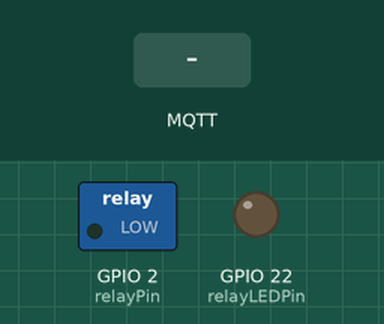
Simulated run of this sketch. Board: ESP32. On the bench: switched loads named in the sketch (green lamp = pin HIGH), output pins drawn as LEDs (lit = HIGH). Inputs (shaded band) come from the test bench. WiFi joins after 1.5 s; servers stay silent unless stated; random numbers use the default seed unless the sketch sets one; no MQTT or app messages arrive unless stated; what the sketch prints to the serial monitor is not drawn.

Above: at 2.7 s.
2.8 s: MQTT message "90" arrives on the third subscribed topic
At 3.9 s:
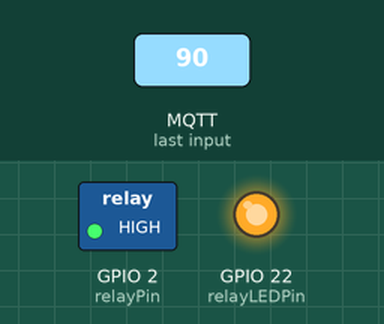
4.3 s: MQTT message "manual" arrives on the first subscribed topic
6.5 s: MQTT message "on" arrives on the first subscribed topic
Timing chart, 0 to 9.5 s (numbered marks = the images above; inputs shaded):
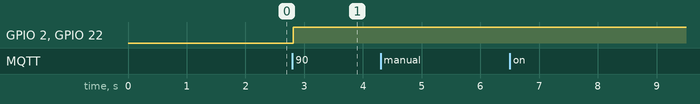

The sketch:

esp32-mqtt-radon-ventilator.ino
```cpp
//Created by Nisal - v1.0.5
// Radon ventilator

#include <Arduino.h>
#include <WiFi.h>
#include <PubSubClient.h>
#include <math.h>

// Sine Wave Simulation Configuration
const float SINE_WAVE_MIN_VALUE = 10.0;    // Lowest value of the sine wave
const float SINE_WAVE_MAX_VALUE = 50.0;    // Highest value of the sine wave
const float SINE_WAVE_INTERVAL = 60.0;     // Period in seconds for one complete cycle

// Wi-Fi credentials
const char* ssid = "Nebula";
const char* password = "2024niDI";

// MQTT broker settings
const char* mqttServer = "broker.hivemq.com";
const int mqttPort = 1883;
const char* publishTopicSystemStatus = "radoncontrol/status";
const char* publishTopicRelayStatus = "radoncontrol/relaystatus";
const char* subscribeTopicRelay = "radoncontrol/relay";
const char* subscribeTopicMode = "radoncontrol/mode";
const char* subscribeTopicRadonValue = "radonvalue/sensor1";
const char* subscribeTopicRadonValue2 = "radonvalue/sensor2";
const char* subscribeTopicRadonValue3 = "radonvalue/sensor3";


// Pin definitions
const int relayPin = 2;
const int relayLEDPin = 22;

// Threshold for high radon
float highRadonThreshold = 40.0;

// Mode control variables
String currentMode = "auto";  // Default to auto mode
bool relayState = false;        // Track relay state

// Timing variables
long lastMsg = 0;
const long msgInterval = 5000; // 5 seconds

// Publish Data variable
String publishDataValue = "";

// Latest radon values per sensor
float lastRadonSensor1 = 0.0;
float lastRadonSensor2 = 0.0;
float lastRadonSensor3 = 0.0;

// Wi-Fi and MQTT clients
WiFiClient wifiClient;
PubSubClient mqttClient(wifiClient);

// Function declarations
void setupWiFi();
void setupMQTT();
void reconnect();
void callback(char* topic, byte* message, unsigned int length);
void handleRelayControl(String message);
void handleModeControl(String message);
void handleRadonValue(String topic, String message);
void updateRelayState();


void setup() {
  // Initialize serial communication
  Serial.begin(115200);

  // Set pin modes
  pinMode(relayPin, OUTPUT);
  pinMode(relayLEDPin, OUTPUT);
  digitalWrite(relayPin, LOW);  // Initialize relay OFF
  digitalWrite(relayLEDPin, LOW);  // Initialize relay indicator led OFF

  // Connect to Wi-Fi
  setupWiFi();

  // Setup MQTT
  setupMQTT();
}

void loop() {
  // Reconnect to MQTT if disconnected
  if (!mqttClient.connected()) {
    reconnect();
  }

  // Handle incoming MQTT messages
  mqttClient.loop();

  // Publish  data at regular intervals
  long now = millis();
  if (now - lastMsg > msgInterval) {
    lastMsg = now;
    publishData();
  }
}

void setupWiFi() {
  // Connect to Wi-Fi
  WiFi.begin(ssid, password);
  Serial.print("Connecting to Wi-Fi");
  while (WiFi.status() != WL_CONNECTED) {
    delay(500);
    Serial.print(".");
  }
  Serial.println();
  Serial.println("Connected to Wi-Fi");
}

void setupMQTT() {
  mqttClient.setServer(mqttServer, mqttPort);
  mqttClient.setCallback(callback);
}

void reconnect() {
  // Reconnect to MQTT broker
  while (!mqttClient.connected()) {
    Serial.println("Connecting to MQTT Broker...");

    String clientId = "ESP32Client-";
    clientId += String(random(0xffff), HEX);

    if (mqttClient.connect(clientId.c_str())) {
      Serial.println("Connected to MQTT Broker.");
      mqttClient.subscribe(subscribeTopicRelay);
      mqttClient.subscribe(subscribeTopicMode);
      mqttClient.subscribe(subscribeTopicRadonValue);
      mqttClient.subscribe(subscribeTopicRadonValue2);
      mqttClient.subscribe(subscribeTopicRadonValue3);
    } else {
      Serial.print("Failed, rc=");
      Serial.print(mqttClient.state());
      Serial.println(" try again in 5 seconds");
      delay(5000);
    }
  }
}

void publishData() {
  // publish system online
  publishDataValue = "Control System Online";

  Serial.print("Publishing Data : ");
  Serial.println(publishDataValue);

  mqttClient.publish(publishTopicSystemStatus, publishDataValue.c_str());
}

void callback(char* topic, byte* message, unsigned int length) {
  Serial.print("Message arrived on topic: ");
  Serial.print(topic);
  Serial.print(". Message: ");

  String messageTemp;
  for (unsigned int i = 0; i < length; i++) {
    messageTemp += (char)message[i];
  }
  Serial.println(messageTemp);

  // Handle different topics
  if (String(topic) == subscribeTopicRelay) {
    handleRelayControl(messageTemp);
  } else if (String(topic) == subscribeTopicMode) {
    handleModeControl(messageTemp);
  } else if (String(topic) == subscribeTopicRadonValue ||
             String(topic) == subscribeTopicRadonValue2 ||
             String(topic) == subscribeTopicRadonValue3) {
    handleRadonValue(String(topic), messageTemp);
  }
}

void handleRelayControl(String message) {

if (currentMode == "manual"){
    if (message == "on") {
        relayState = true;
        Serial.println("Relay command: ON");
        } else if (message == "off") {
        relayState = false;
        Serial.println("Relay command: OFF");
        }
}
  updateRelayState();
}

void handleModeControl(String message) {
  if (message == "auto" || message == "manual") {
    currentMode = message;
    Serial.print("Mode changed to: ");
    Serial.println(currentMode);
  }
}

void handleRadonValue(String topic, String message) {
  // Parse the radon value from the message
  float radonValue = message.toFloat();

  // Track last reading per sensor
  if (topic == subscribeTopicRadonValue) {
    lastRadonSensor1 = radonValue;
  } else if (topic == subscribeTopicRadonValue2) {
    lastRadonSensor2 = radonValue;
  } else if (topic == subscribeTopicRadonValue3) {
    lastRadonSensor3 = radonValue;
  }

  Serial.print("Received ");
  Serial.print(topic);
  Serial.print(" = ");
  Serial.println(radonValue);

  // In auto mode, control relay based on any sensor exceeding threshold
  if (currentMode == "auto") {
    bool anyHigh = (lastRadonSensor1 > highRadonThreshold) ||
                   (lastRadonSensor2 > highRadonThreshold) ||
                   (lastRadonSensor3 > highRadonThreshold);

    relayState = anyHigh;
    if (anyHigh) {
      Serial.println("Auto mode: High radon detected on at least one sensor, turning relay ON");
    } else {
      Serial.println("Auto mode: All sensors normal, turning relay OFF");
    }
    updateRelayState();
  }
}

void updateRelayState() {
// Only update relay in manual mode or when explicitly commanded

digitalWrite(relayPin, relayState ? HIGH : LOW);
digitalWrite(relayLEDPin, relayState ? HIGH : LOW);
Serial.print("Relay is ");
Serial.println(relayState ? "ON" : "OFF");
Serial.print("Publishing RelayStatus: ");
Serial.println(relayState ? "ON" : "OFF");
relayState ? mqttClient.publish(publishTopicRelayStatus, "on") : mqttClient.publish(publishTopicRelayStatus, "off");
}
```

Measured:
- after the input at 2.8 s, GPIO 2 (relayPin), GPIO 22 (relayLEDPin): LOW → HIGH at once
- after the input at 4.3 s, every drawn part: stays the same
- after the input at 6.5 s, every drawn part: stays the same
